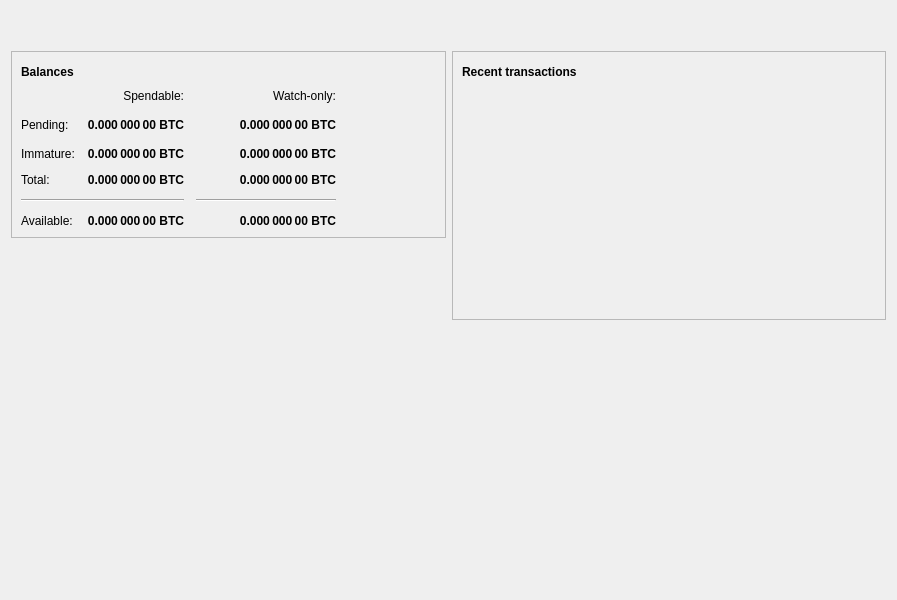
<?xml version="1.0" encoding="UTF-8"?>
<ui version="4.0">
 <class>OverviewPage</class>
 <widget class="QWidget" name="OverviewPage">
  <property name="geometry">
   <rect>
    <x>0</x>
    <y>0</y>
    <width>897</width>
    <height>600</height>
   </rect>
  </property>
  <property name="minimumSize">
   <size>
    <width>897</width>
    <height>600</height>
   </size>
  </property>
  <property name="windowTitle">
   <string>Form</string>
  </property>
  <layout class="QVBoxLayout" name="topLayout">
   <item>
    <widget class="QLabel" name="labelAlerts">
     <property name="visible">
      <bool>false</bool>
     </property>
     <property name="styleSheet">
      <string notr="true">background-color: transparent; color:#383838;QLabel { background-color: qlineargradient(x1: 0, y1: 0, x2: 1, y2: 0, stop:0 #F0D0A0, st    op:1 #F8D488); color:#000000; }</string>
     </property>
     <property name="alignment">
      <set>Qt::AlignCenter</set>
     </property>
     <property name="wordWrap">
      <bool>true</bool>
     </property>
     <property name="margin">
      <number>3</number>
     </property>
     <property name="textInteractionFlags">
      <set>Qt::TextSelectableByMouse</set>
     </property>
    </widget>
   </item>
   <item>
    <spacer name="horizontalSpacer_4">
     <property name="orientation">
      <enum>Qt::Horizontal</enum>
     </property>
     <property name="sizeHint" stdset="0">
      <size>
       <width>40</width>
       <height>20</height>
      </size>
     </property>
    </spacer>
   </item>
   <item>
    <layout class="QHBoxLayout" name="horizontalLayout" stretch="1,1">
     <item>
      <layout class="QVBoxLayout" name="verticalLayout_2">
       <item>
        <widget class="QFrame" name="frame">
         <property name="frameShape">
          <enum>QFrame::StyledPanel</enum>
         </property>
         <property name="frameShadow">
          <enum>QFrame::Raised</enum>
         </property>
         <layout class="QVBoxLayout" name="verticalLayout_4">
          <item>
           <layout class="QHBoxLayout" name="horizontalLayout_4">
            <item>
             <widget class="QLabel" name="label_5">
              <property name="font">
               <font>
                <weight>75</weight>
                <bold>true</bold>
               </font>
              </property>
              <property name="text">
               <string>Balances</string>
              </property>
             </widget>
            </item>
            <item>
             <widget class="QPushButton" name="labelWalletStatus">
              <property name="enabled">
               <bool>true</bool>
              </property>
              <property name="maximumSize">
               <size>
                <width>30</width>
                <height>16777215</height>
               </size>
              </property>
              <property name="toolTip">
               <string>The displayed information may be out of date. Your wallet automatically synchronizes with the Keymaker network after a connection is established, but this process has not completed yet.</string>
              </property>
              <property name="text">
               <string/>
              </property>
              <property name="icon">
               <iconset>
                <normaloff>:/icons/warning</normaloff>
                <disabledoff>:/icons/warning</disabledoff>:/icons/warning</iconset>
              </property>
              <property name="iconSize">
               <size>
                <width>24</width>
                <height>24</height>
               </size>
              </property>
              <property name="flat">
               <bool>true</bool>
              </property>
             </widget>
            </item>
            <item>
             <spacer name="horizontalSpacer_3">
              <property name="orientation">
               <enum>Qt::Horizontal</enum>
              </property>
              <property name="sizeHint" stdset="0">
               <size>
                <width>40</width>
                <height>20</height>
               </size>
              </property>
             </spacer>
            </item>
           </layout>
          </item>
          <item>
           <layout class="QGridLayout" name="gridLayout">
            <property name="spacing">
             <number>12</number>
            </property>
            <item row="5" column="0" colspan="2">
             <widget class="Line" name="line">
              <property name="orientation">
               <enum>Qt::Horizontal</enum>
              </property>
             </widget>
            </item>
            <item row="6" column="1">
             <widget class="QLabel" name="labelBalance">
              <property name="font">
               <font>
                <weight>75</weight>
                <bold>true</bold>
               </font>
              </property>
              <property name="cursor">
               <cursorShape>IBeamCursor</cursorShape>
              </property>
              <property name="toolTip">
               <string>Your current spendable balance</string>
              </property>
              <property name="text">
               <string notr="true">0.000 000 00 BTC</string>
              </property>
              <property name="alignment">
               <set>Qt::AlignRight|Qt::AlignTrailing|Qt::AlignVCenter</set>
              </property>
              <property name="textInteractionFlags">
               <set>Qt::LinksAccessibleByMouse|Qt::TextSelectableByKeyboard|Qt::TextSelectableByMouse</set>
              </property>
             </widget>
            </item>
            <item row="2" column="3">
             <spacer name="horizontalSpacer_2">
              <property name="orientation">
               <enum>Qt::Horizontal</enum>
              </property>
              <property name="sizeHint" stdset="0">
               <size>
                <width>40</width>
                <height>20</height>
               </size>
              </property>
             </spacer>
            </item>
            <item row="3" column="0">
             <widget class="QLabel" name="labelImmatureText">
              <property name="text">
               <string>Immature:</string>
              </property>
             </widget>
            </item>
            <item row="5" column="2">
             <widget class="Line" name="lineWatchBalance">
              <property name="sizePolicy">
               <sizepolicy hsizetype="Preferred" vsizetype="Fixed">
                <horstretch>0</horstretch>
                <verstretch>0</verstretch>
               </sizepolicy>
              </property>
              <property name="minimumSize">
               <size>
                <width>140</width>
                <height>0</height>
               </size>
              </property>
              <property name="orientation">
               <enum>Qt::Horizontal</enum>
              </property>
             </widget>
            </item>
            <item row="0" column="2">
             <widget class="QLabel" name="labelWatchonly">
              <property name="text">
               <string>Watch-only:</string>
              </property>
              <property name="alignment">
               <set>Qt::AlignRight|Qt::AlignTrailing|Qt::AlignVCenter</set>
              </property>
             </widget>
            </item>
            <item row="3" column="2">
             <widget class="QLabel" name="labelWatchImmature">
              <property name="font">
               <font>
                <weight>75</weight>
                <bold>true</bold>
               </font>
              </property>
              <property name="cursor">
               <cursorShape>IBeamCursor</cursorShape>
              </property>
              <property name="toolTip">
               <string>Mined balance in watch-only addresses that has not yet matured</string>
              </property>
              <property name="text">
               <string notr="true">0.000 000 00 BTC</string>
              </property>
              <property name="alignment">
               <set>Qt::AlignRight|Qt::AlignTrailing|Qt::AlignVCenter</set>
              </property>
              <property name="textInteractionFlags">
               <set>Qt::LinksAccessibleByMouse|Qt::TextSelectableByKeyboard|Qt::TextSelectableByMouse</set>
              </property>
             </widget>
            </item>
            <item row="3" column="1">
             <widget class="QLabel" name="labelImmature">
              <property name="font">
               <font>
                <weight>75</weight>
                <bold>true</bold>
               </font>
              </property>
              <property name="cursor">
               <cursorShape>IBeamCursor</cursorShape>
              </property>
              <property name="toolTip">
               <string>Mined balance that has not yet matured</string>
              </property>
              <property name="text">
               <string notr="true">0.000 000 00 BTC</string>
              </property>
              <property name="alignment">
               <set>Qt::AlignRight|Qt::AlignTrailing|Qt::AlignVCenter</set>
              </property>
              <property name="textInteractionFlags">
               <set>Qt::LinksAccessibleByMouse|Qt::TextSelectableByKeyboard|Qt::TextSelectableByMouse</set>
              </property>
             </widget>
            </item>
            <item row="2" column="0">
             <widget class="QLabel" name="labelPendingText">
              <property name="text">
               <string>Pending:</string>
              </property>
             </widget>
            </item>
            <item row="6" column="2">
             <widget class="QLabel" name="labelWatchAvailable">
              <property name="font">
               <font>
                <weight>75</weight>
                <bold>true</bold>
               </font>
              </property>
              <property name="cursor">
               <cursorShape>IBeamCursor</cursorShape>
              </property>
              <property name="toolTip">
               <string>Your current balance in watch-only addresses</string>
              </property>
              <property name="text">
               <string notr="true">0.000 000 00 BTC</string>
              </property>
              <property name="alignment">
               <set>Qt::AlignRight|Qt::AlignTrailing|Qt::AlignVCenter</set>
              </property>
              <property name="textInteractionFlags">
               <set>Qt::LinksAccessibleByMouse|Qt::TextSelectableByKeyboard|Qt::TextSelectableByMouse</set>
              </property>
             </widget>
            </item>
            <item row="2" column="2">
             <widget class="QLabel" name="labelWatchPending">
              <property name="font">
               <font>
                <weight>75</weight>
                <bold>true</bold>
               </font>
              </property>
              <property name="cursor">
               <cursorShape>IBeamCursor</cursorShape>
              </property>
              <property name="toolTip">
               <string>Unconfirmed transactions to watch-only addresses</string>
              </property>
              <property name="text">
               <string notr="true">0.000 000 00 BTC</string>
              </property>
              <property name="alignment">
               <set>Qt::AlignRight|Qt::AlignTrailing|Qt::AlignVCenter</set>
              </property>
              <property name="textInteractionFlags">
               <set>Qt::LinksAccessibleByMouse|Qt::TextSelectableByKeyboard|Qt::TextSelectableByMouse</set>
              </property>
             </widget>
            </item>
            <item row="2" column="1">
             <widget class="QLabel" name="labelUnconfirmed">
              <property name="font">
               <font>
                <weight>75</weight>
                <bold>true</bold>
               </font>
              </property>
              <property name="cursor">
               <cursorShape>IBeamCursor</cursorShape>
              </property>
              <property name="toolTip">
               <string>Total of transactions that have yet to be confirmed, and do not yet count toward the spendable balance</string>
              </property>
              <property name="text">
               <string notr="true">0.000 000 00 BTC</string>
              </property>
              <property name="alignment">
               <set>Qt::AlignRight|Qt::AlignTrailing|Qt::AlignVCenter</set>
              </property>
              <property name="textInteractionFlags">
               <set>Qt::LinksAccessibleByMouse|Qt::TextSelectableByKeyboard|Qt::TextSelectableByMouse</set>
              </property>
             </widget>
            </item>
            <item row="6" column="0">
             <widget class="QLabel" name="labelBalanceText">
              <property name="text">
               <string>Available:</string>
              </property>
             </widget>
            </item>
            <item row="0" column="1">
             <widget class="QLabel" name="labelSpendable">
              <property name="text">
               <string>Spendable:</string>
              </property>
              <property name="alignment">
               <set>Qt::AlignRight|Qt::AlignTrailing|Qt::AlignVCenter</set>
              </property>
             </widget>
            </item>
            <item row="4" column="0">
             <widget class="QLabel" name="labelTotalText">
              <property name="text">
               <string>Total:</string>
              </property>
             </widget>
            </item>
            <item row="4" column="1">
             <widget class="QLabel" name="labelTotal">
              <property name="font">
               <font>
                <weight>75</weight>
                <bold>true</bold>
               </font>
              </property>
              <property name="cursor">
               <cursorShape>IBeamCursor</cursorShape>
              </property>
              <property name="toolTip">
               <string>Your current total balance</string>
              </property>
              <property name="text">
               <string notr="true">0.000 000 00 BTC</string>
              </property>
              <property name="alignment">
               <set>Qt::AlignRight|Qt::AlignTrailing|Qt::AlignVCenter</set>
              </property>
              <property name="textInteractionFlags">
               <set>Qt::LinksAccessibleByMouse|Qt::TextSelectableByKeyboard|Qt::TextSelectableByMouse</set>
              </property>
             </widget>
            </item>
            <item row="4" column="2">
             <widget class="QLabel" name="labelWatchTotal">
              <property name="font">
               <font>
                <weight>75</weight>
                <bold>true</bold>
               </font>
              </property>
              <property name="cursor">
               <cursorShape>IBeamCursor</cursorShape>
              </property>
              <property name="toolTip">
               <string>Current total balance in watch-only addresses</string>
              </property>
              <property name="text">
               <string notr="true">0.000 000 00 BTC</string>
              </property>
              <property name="alignment">
               <set>Qt::AlignRight|Qt::AlignTrailing|Qt::AlignVCenter</set>
              </property>
              <property name="textInteractionFlags">
               <set>Qt::LinksAccessibleByMouse|Qt::TextSelectableByKeyboard|Qt::TextSelectableByMouse</set>
              </property>
             </widget>
            </item>
           </layout>
          </item>
         </layout>
        </widget>
       </item>
       <item>
        <spacer name="verticalSpacer">
         <property name="orientation">
          <enum>Qt::Vertical</enum>
         </property>
         <property name="sizeHint" stdset="0">
          <size>
           <width>20</width>
           <height>40</height>
          </size>
         </property>
        </spacer>
       </item>
      </layout>
     </item>
     <item>
      <layout class="QVBoxLayout" name="verticalLayout_3">
       <item>
        <widget class="QFrame" name="frame_2">
         <property name="frameShape">
          <enum>QFrame::StyledPanel</enum>
         </property>
         <property name="frameShadow">
          <enum>QFrame::Raised</enum>
         </property>
         <layout class="QVBoxLayout" name="verticalLayout">
          <item>
           <layout class="QHBoxLayout" name="horizontalLayout_2">
            <item>
             <widget class="QLabel" name="label_4">
              <property name="font">
               <font>
                <weight>75</weight>
                <bold>true</bold>
               </font>
              </property>
              <property name="text">
               <string>Recent transactions</string>
              </property>
             </widget>
            </item>
            <item>
             <widget class="QPushButton" name="labelTransactionsStatus">
              <property name="enabled">
               <bool>true</bool>
              </property>
              <property name="maximumSize">
               <size>
                <width>30</width>
                <height>16777215</height>
               </size>
              </property>
              <property name="toolTip">
               <string>The displayed information may be out of date. Your wallet automatically synchronizes with the Keymaker network after a connection is established, but this process has not completed yet.</string>
              </property>
              <property name="text">
               <string/>
              </property>
              <property name="icon">
               <iconset>
                <normaloff>:/icons/warning</normaloff>
                <disabledoff>:/icons/warning</disabledoff>:/icons/warning</iconset>
              </property>
              <property name="iconSize">
               <size>
                <width>24</width>
                <height>24</height>
               </size>
              </property>
              <property name="flat">
               <bool>true</bool>
              </property>
             </widget>
            </item>
            <item>
             <spacer name="horizontalSpacer">
              <property name="orientation">
               <enum>Qt::Horizontal</enum>
              </property>
              <property name="sizeHint" stdset="0">
               <size>
                <width>40</width>
                <height>20</height>
               </size>
              </property>
             </spacer>
            </item>
           </layout>
          </item>
          <item>
           <widget class="QListView" name="listTransactions">
            <property name="styleSheet">
             <string notr="true">QListView { background: transparent; }</string>
            </property>
            <property name="frameShape">
             <enum>QFrame::NoFrame</enum>
            </property>
            <property name="verticalScrollBarPolicy">
             <enum>Qt::ScrollBarAlwaysOff</enum>
            </property>
            <property name="horizontalScrollBarPolicy">
             <enum>Qt::ScrollBarAlwaysOff</enum>
            </property>
            <property name="selectionMode">
             <enum>QAbstractItemView::NoSelection</enum>
            </property>
           </widget>
          </item>
         </layout>
        </widget>
       </item>
       <item>
        <spacer name="verticalSpacer_2">
         <property name="orientation">
          <enum>Qt::Vertical</enum>
         </property>
         <property name="sizeHint" stdset="0">
          <size>
           <width>20</width>
           <height>40</height>
          </size>
         </property>
        </spacer>
       </item>
      </layout>
     </item>
    </layout>
   </item>
  </layout>
 </widget>
 <resources/>
 <connections/>
</ui>
